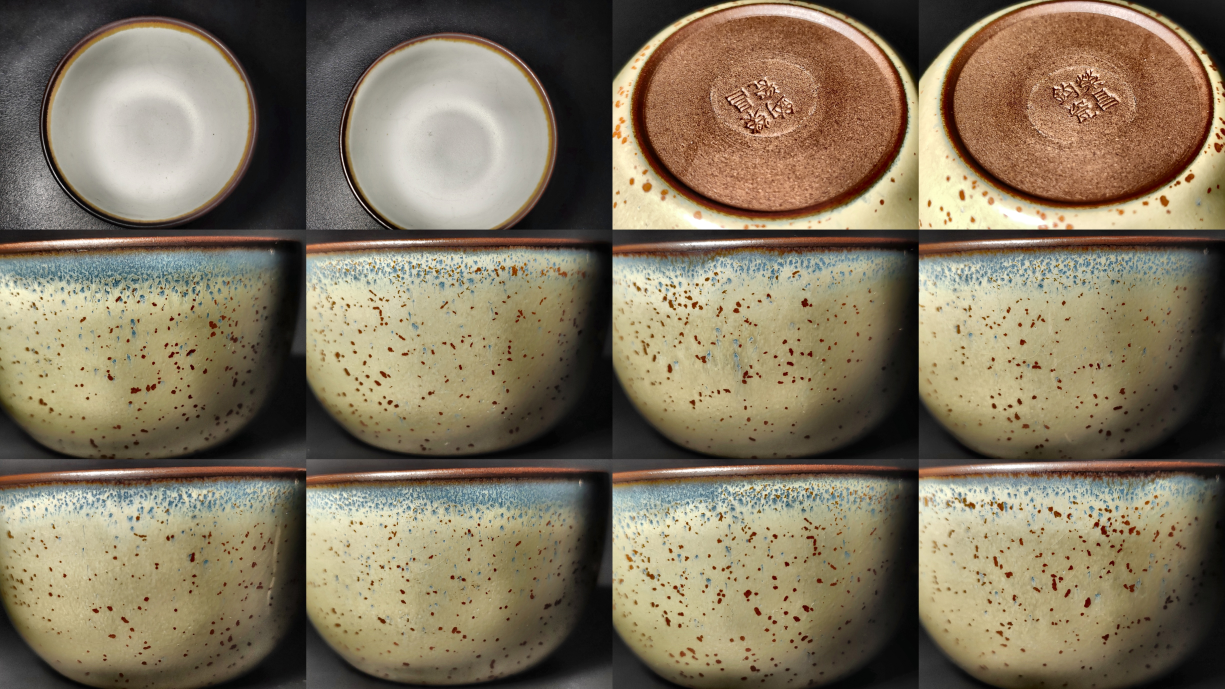
#> input picture features_data_base/china2_1/image/china2_1.jpg, 4900 x 2755 px (shown at 1/4 size)
$ python -i pre_process.py   (imports and definitions only)
#> lines starting #> are read from the running program, lines starting #| are printed output that depends on the picture
#> further down, picture is the input picture: shape (2755, 4900, 3); mean B, G, R 94.4, 116.9, 129.2
#!/usr/bin/env python3
import cv2
import argparse
import numpy as np
import os
import tempfile

# -*- coding: utf-8 -*-

# [168 lines left out: functions take_photo, combine_photos, check_local_contrast, not called in this run]


def apply_clahe(image):
    """
    对输入的图像应用对比度受限的自适应直方图均衡化（CLAHE），以增强图像的对比度。

    参数:
    image (numpy.ndarray): 输入的图像，数据类型为 uint8，颜色空间为 BGR。

    返回:
    numpy.ndarray: 应用 CLAHE 后的图像，数据类型为 uint8，颜色空间为 BGR。
    """
    # 将输入的 BGR 图像转换为 Lab 颜色空间
    # Lab 颜色空间包含亮度通道（L）和两个色度通道（A 和 B）
    # 这样可以在不影响颜色信息的情况下单独处理亮度通道
    lab = cv2.cvtColor(image, cv2.COLOR_BGR2Lab)
#> lab: shape (2755, 4900, 3); mean of channels 0, 1, 2 123.9, 129.6, 142
    # 将 Lab 图像分离为三个通道：亮度通道 L、色度通道 A 和色度通道 B
    L, A, B = cv2.split(lab)
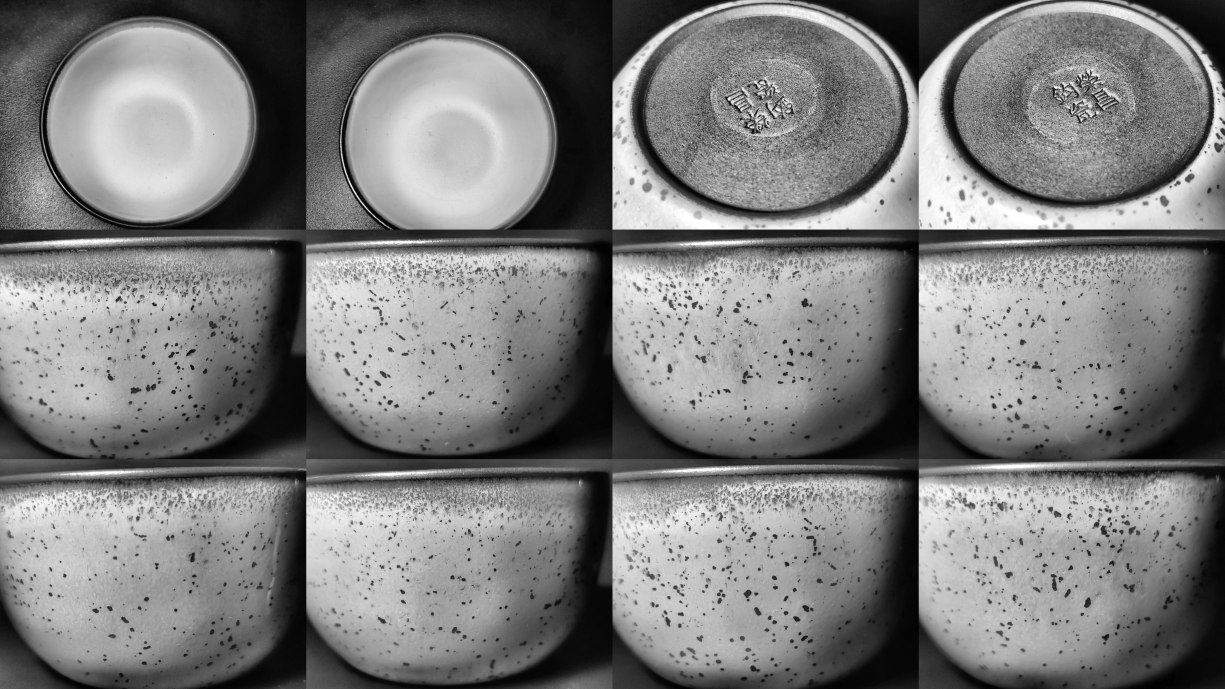
#> L: shape (2755, 4900) (shown at 1/4 size); min 0, max 255, mean 123.9
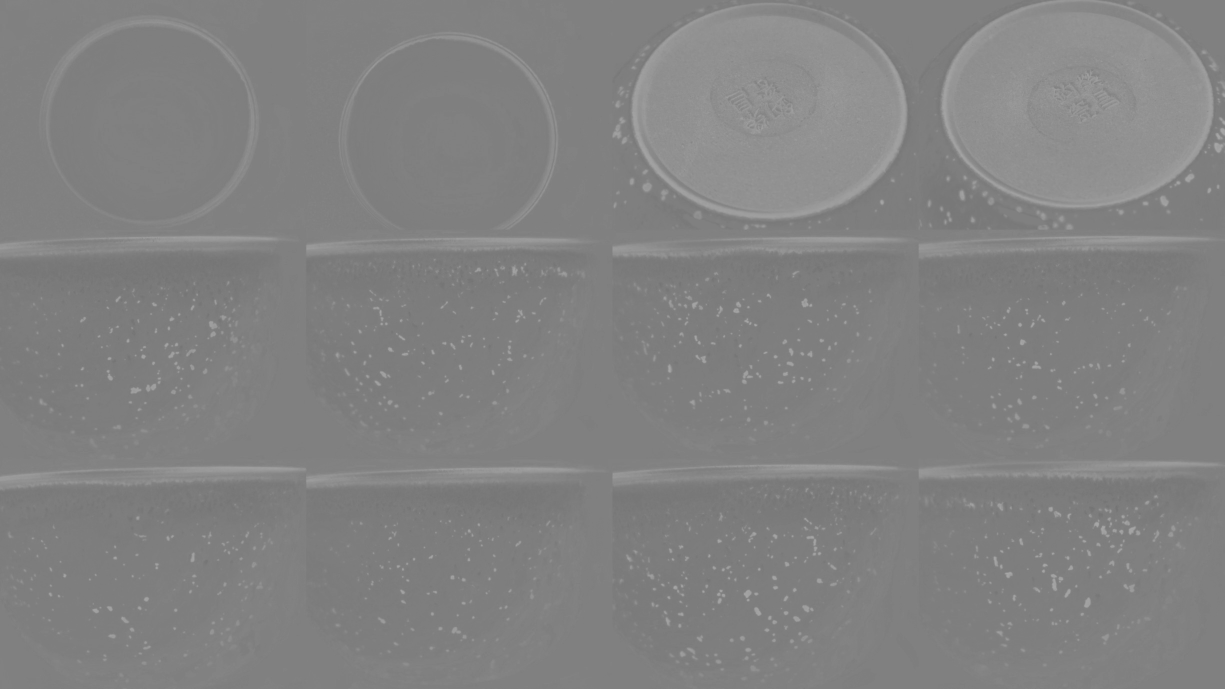
#> A: shape (2755, 4900) (shown at 1/4 size); min 114, max 169, mean 129.6
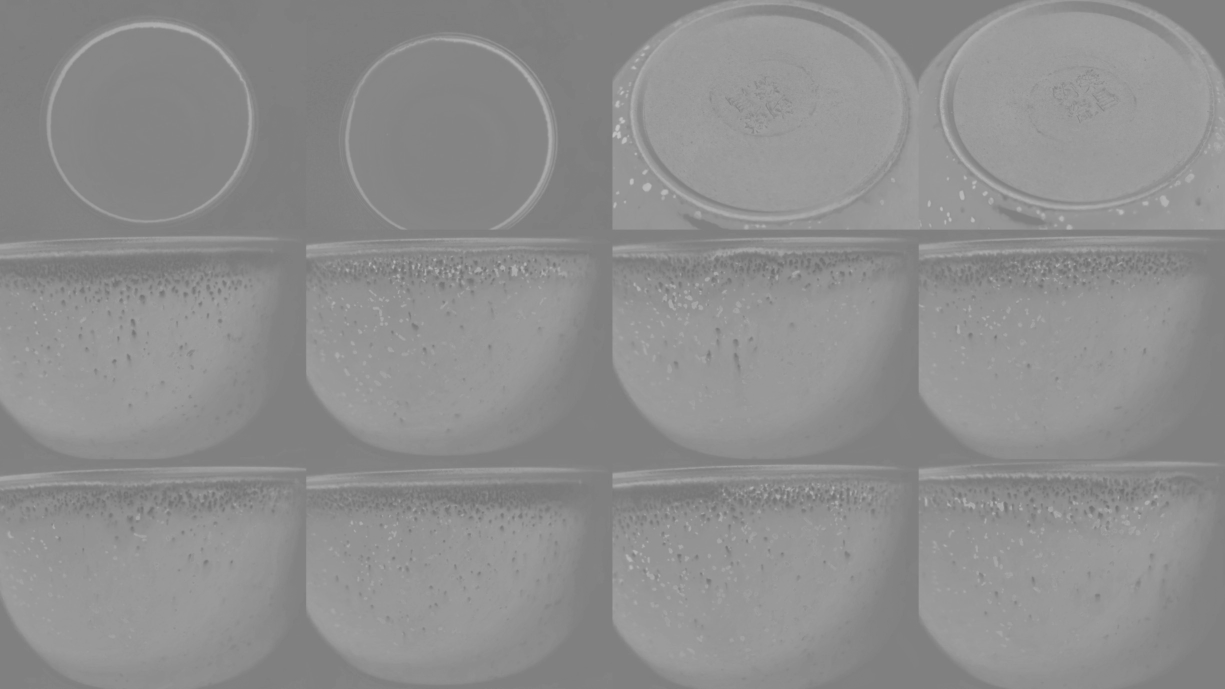
#> B: shape (2755, 4900) (shown at 1/4 size); min 105, max 196, mean 142
    # 创建一个 CLAHE 对象，用于进行对比度受限的自适应直方图均衡化
    # clipLimit=3.0 表示对比度限制参数，控制每个小块直方图的对比度增强程度
    # tileGridSize=(16, 16) 表示将图像分割成 16x16 的小块，每个小块独立进行直方图均衡化
    clahe = cv2.createCLAHE(clipLimit=3.0, tileGridSize=(16, 16))
    # 对亮度通道 L 应用 CLAHE 处理，增强其对比度
    L = clahe.apply(L)
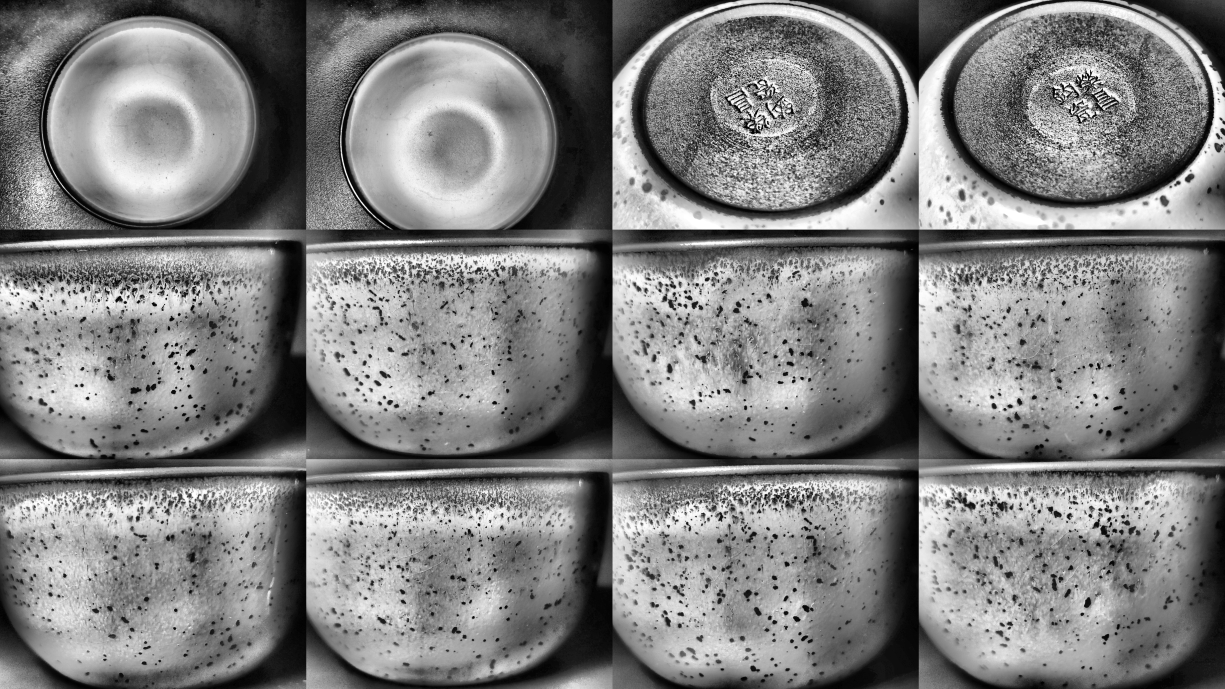
#> L: shape (2755, 4900) (shown at 1/4 size); min 0, max 255, mean 126.6
    # 将处理后的亮度通道 L 与未处理的色度通道 A 和 B 合并回 Lab 颜色空间
    adjusted_lab = cv2.merge([L, A, B])
#> adjusted_lab: shape (2755, 4900, 3); mean of channels 0, 1, 2 126.6, 129.6, 142
    # 将处理后的 Lab 图像转换回 BGR 颜色空间，以便后续使用
    return cv2.cvtColor(adjusted_lab, cv2.COLOR_Lab2BGR)
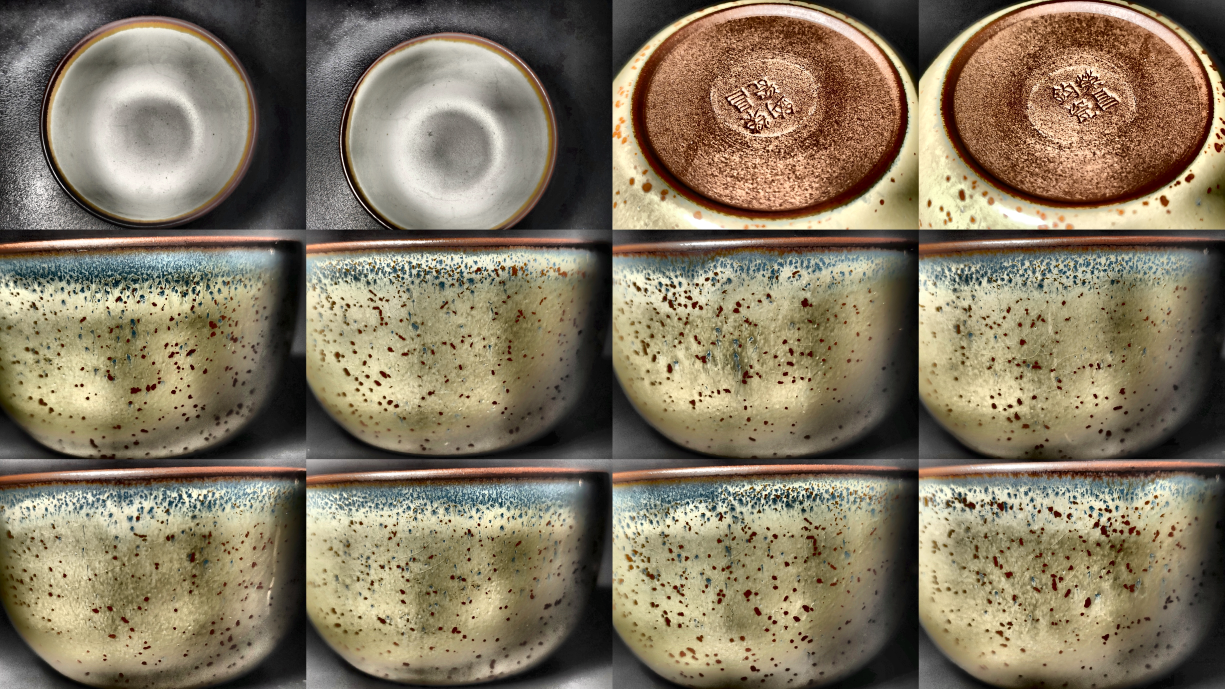
#> returned value: shape (2755, 4900, 3) (shown at 1/4 size); mean B, G, R 97.3, 119.5, 131.6


# [69 lines left out: functions process_overexposed_from_image, scale_and_save, not called in this run]


# [20 lines not run here, left out]

>>> import cv2
>>> picture = cv2.imread('../../features_data_base/china2_1/image/china2_1.jpg')
>>> result = apply_clahe(picture)
